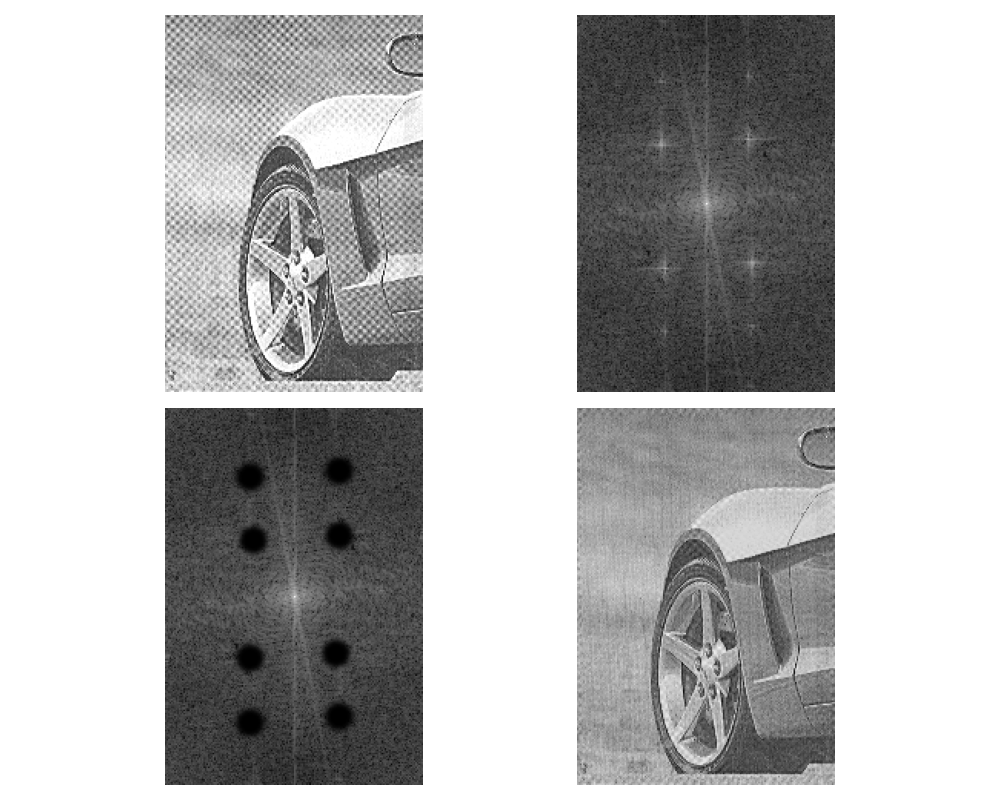

Write Python code to recreate this figure.
import os
import sys
import numpy as np
import matplotlib.pyplot as plt
from skimage.io import imread
from skimage.util import img_as_float
from libDIP.intScaling4e import intScaling4e
from libDIPUM.cnotch import cnotch
from libDIPUM.dftfilt import dftfilt
from libDIPUM.data_path import dip_data

# Data
img_path = dip_data('car-moire-pattern.tif')
f = img_as_float(imread(img_path))
M, N = f.shape

# DFT
F = np.fft.fft2(f)
S = intScaling4e(np.log10(1 + np.abs(np.fft.fftshift(F))))

# Notch locations (from impixelinfo)
C = np.array([[44, 54], [85, 56], [40, 112], [82, 112]])

# Notch filter (uncentered)
H = cnotch('butterworth', 'reject', M, N, C, 9, 4)

# Filtering
P = intScaling4e(np.fft.fftshift(H) * img_as_float(S))
g = np.real(dftfilt(f, H))
g = img_as_float(g)

# Display
fig, axes = plt.subplots(2, 2, figsize=(10, 8))
axes[0, 0].imshow(f, cmap='gray')
axes[0, 0].axis('off')

axes[0, 1].imshow(S, cmap='gray')
axes[0, 1].axis('off')

axes[1, 0].imshow(P, cmap='gray')
axes[1, 0].axis('off')

axes[1, 1].imshow(g, cmap='gray')
axes[1, 1].axis('off')

plt.tight_layout()
plt.savefig('Figure464.png')
plt.show()
